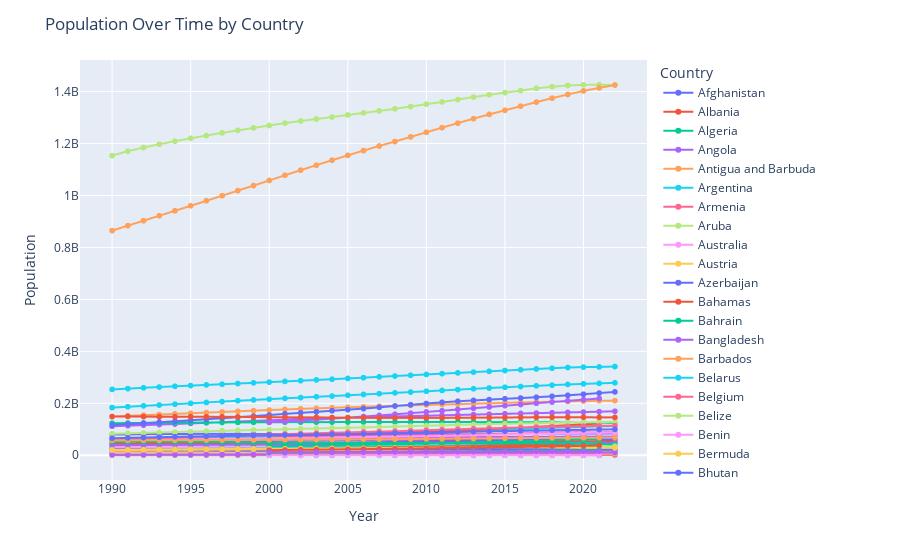

The notebook cell this image was saved under:
### Code cell
import plotly.express as px

from plotly.offline import init_notebook_mode, iplot
init_notebook_mode(connected=True)

#warnings.filterwarnings("ignore", category=FutureWarning, module="plotly")
# Create an interactive line plot
fig = px.line(df, x='Year', y='Population', color='Country', markers=True)

# Update layout for better visualization
fig.update_layout(
    title='Population Over Time by Country',
    xaxis_title='Year',
    yaxis_title='Population',
    legend_title='Country'
)

# Show plot
fig.show()
